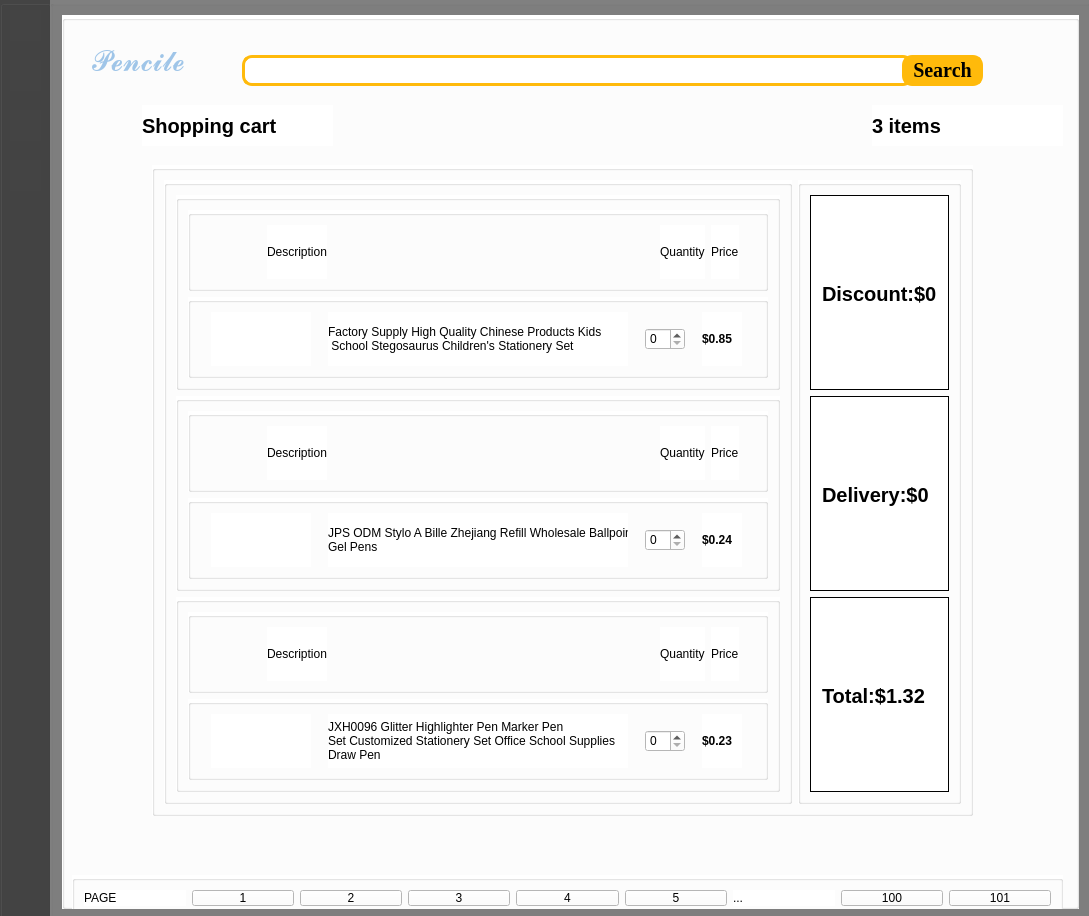
<?xml version="1.0" encoding="UTF-8"?>
<ui version="4.0">
 <class>Form</class>
 <widget class="QWidget" name="Form">
  <property name="geometry">
   <rect>
    <x>0</x>
    <y>0</y>
    <width>1089</width>
    <height>916</height>
   </rect>
  </property>
  <property name="windowTitle">
   <string>Form</string>
  </property>
  <property name="styleSheet">
   <string notr="true">background-color: #c3e2d0</string>
  </property>
  <widget class="QGroupBox" name="groupBox">
   <property name="geometry">
    <rect>
     <x>0</x>
     <y>0</y>
     <width>51</width>
     <height>921</height>
    </rect>
   </property>
   <property name="styleSheet">
    <string notr="true">background-color:#444444</string>
   </property>
   <property name="title">
    <string/>
   </property>
   <widget class="QLabel" name="label_3">
    <property name="geometry">
     <rect>
      <x>10</x>
      <y>10</y>
      <width>31</width>
      <height>31</height>
     </rect>
    </property>
    <property name="text">
     <string/>
    </property>
    <property name="pixmap">
     <pixmap>img/[CITYPNG.COM]HD White Angle Pencil Icon PNG - 1000x1000.png</pixmap>
    </property>
    <property name="scaledContents">
     <bool>true</bool>
    </property>
   </widget>
   <widget class="QPushButton" name="pushButton_15">
    <property name="geometry">
     <rect>
      <x>10</x>
      <y>60</y>
      <width>31</width>
      <height>31</height>
     </rect>
    </property>
    <property name="styleSheet">
     <string notr="true">border: none</string>
    </property>
    <property name="text">
     <string/>
    </property>
    <property name="icon">
     <iconset>
      <normaloff>img/icons8-home-50.png</normaloff>img/icons8-home-50.png</iconset>
    </property>
    <property name="iconSize">
     <size>
      <width>25</width>
      <height>25</height>
     </size>
    </property>
   </widget>
   <widget class="QPushButton" name="pushButton_16">
    <property name="geometry">
     <rect>
      <x>10</x>
      <y>110</y>
      <width>31</width>
      <height>31</height>
     </rect>
    </property>
    <property name="styleSheet">
     <string notr="true">border: none</string>
    </property>
    <property name="text">
     <string/>
    </property>
    <property name="icon">
     <iconset>
      <normaloff>img/_4E5F9257-C121-425C-BCD8-EDF1C92652CE_-removebg-preview.png</normaloff>img/_4E5F9257-C121-425C-BCD8-EDF1C92652CE_-removebg-preview.png</iconset>
    </property>
    <property name="iconSize">
     <size>
      <width>40</width>
      <height>40</height>
     </size>
    </property>
   </widget>
   <widget class="QPushButton" name="pushButton_17">
    <property name="geometry">
     <rect>
      <x>10</x>
      <y>160</y>
      <width>31</width>
      <height>31</height>
     </rect>
    </property>
    <property name="styleSheet">
     <string notr="true">border: none</string>
    </property>
    <property name="text">
     <string/>
    </property>
    <property name="icon">
     <iconset>
      <normaloff>img/—Pngtree—user icon_4479727.png</normaloff>img/—Pngtree—user icon_4479727.png</iconset>
    </property>
    <property name="iconSize">
     <size>
      <width>32</width>
      <height>32</height>
     </size>
    </property>
   </widget>
  </widget>
  <widget class="QGroupBox" name="groupBox_2">
   <property name="geometry">
    <rect>
     <x>50</x>
     <y>0</y>
     <width>1041</width>
     <height>921</height>
    </rect>
   </property>
   <property name="styleSheet">
    <string notr="true">background-color:#808080</string>
   </property>
   <property name="title">
    <string/>
   </property>
   <layout class="QVBoxLayout" name="verticalLayout">
    <item>
     <widget class="QGroupBox" name="groupBox_3">
      <property name="styleSheet">
       <string notr="true">background-color: white</string>
      </property>
      <property name="title">
       <string/>
      </property>
      <widget class="QTextEdit" name="textEdit">
       <property name="geometry">
        <rect>
         <x>180</x>
         <y>40</y>
         <width>671</width>
         <height>31</height>
        </rect>
       </property>
       <property name="font">
        <font>
         <family>Segoe Print</family>
        </font>
       </property>
       <property name="styleSheet">
        <string notr="true">border-radius: 10px;
border: 3px solid #ffba0b;</string>
       </property>
      </widget>
      <widget class="QLabel" name="label_4">
       <property name="geometry">
        <rect>
         <x>30</x>
         <y>20</y>
         <width>131</width>
         <height>51</height>
        </rect>
       </property>
       <property name="font">
        <font>
         <family>Sitka Banner</family>
         <pointsize>20</pointsize>
         <underline>false</underline>
         <strikeout>false</strikeout>
        </font>
       </property>
       <property name="styleSheet">
        <string notr="true">color: #9fc5e8;
background-color: transparent;</string>
       </property>
       <property name="text">
        <string>𝓟𝓮𝓷𝓬𝓲𝓵𝓮</string>
       </property>
      </widget>
      <widget class="QLabel" name="label_5">
       <property name="geometry">
        <rect>
         <x>80</x>
         <y>90</y>
         <width>191</width>
         <height>41</height>
        </rect>
       </property>
       <property name="font">
        <font>
         <pointsize>15</pointsize>
         <weight>75</weight>
         <bold>true</bold>
        </font>
       </property>
       <property name="text">
        <string>Shopping cart</string>
       </property>
      </widget>
      <widget class="QGroupBox" name="groupBox_11">
       <property name="geometry">
        <rect>
         <x>10</x>
         <y>860</y>
         <width>991</width>
         <height>43</height>
        </rect>
       </property>
       <property name="title">
        <string/>
       </property>
       <layout class="QHBoxLayout" name="horizontalLayout_2">
        <item>
         <widget class="QLabel" name="label_7">
          <property name="text">
           <string>PAGE</string>
          </property>
         </widget>
        </item>
        <item>
         <widget class="QPushButton" name="pushButton">
          <property name="text">
           <string>1</string>
          </property>
         </widget>
        </item>
        <item>
         <widget class="QPushButton" name="pushButton_2">
          <property name="text">
           <string>2</string>
          </property>
         </widget>
        </item>
        <item>
         <widget class="QPushButton" name="pushButton_3">
          <property name="text">
           <string>3</string>
          </property>
         </widget>
        </item>
        <item>
         <widget class="QPushButton" name="pushButton_4">
          <property name="text">
           <string>4</string>
          </property>
         </widget>
        </item>
        <item>
         <widget class="QPushButton" name="pushButton_5">
          <property name="text">
           <string>5</string>
          </property>
         </widget>
        </item>
        <item>
         <widget class="QLabel" name="label_30">
          <property name="text">
           <string>...</string>
          </property>
         </widget>
        </item>
        <item>
         <widget class="QPushButton" name="pushButton_12">
          <property name="text">
           <string>100</string>
          </property>
         </widget>
        </item>
        <item>
         <widget class="QPushButton" name="pushButton_13">
          <property name="text">
           <string>101</string>
          </property>
         </widget>
        </item>
       </layout>
      </widget>
      <widget class="QPushButton" name="pushButton_14">
       <property name="geometry">
        <rect>
         <x>840</x>
         <y>40</y>
         <width>81</width>
         <height>31</height>
        </rect>
       </property>
       <property name="font">
        <font>
         <family>Times New Roman</family>
         <pointsize>15</pointsize>
         <weight>75</weight>
         <bold>true</bold>
        </font>
       </property>
       <property name="styleSheet">
        <string notr="true">color: black;
background-color: #ffba0b;
border-radius: 10px;
border: 3px solid #ffba0b;
padding: 3px
</string>
       </property>
       <property name="text">
        <string>Search</string>
       </property>
      </widget>
      <widget class="QLabel" name="label_6">
       <property name="geometry">
        <rect>
         <x>810</x>
         <y>90</y>
         <width>191</width>
         <height>41</height>
        </rect>
       </property>
       <property name="font">
        <font>
         <pointsize>15</pointsize>
         <weight>75</weight>
         <bold>true</bold>
        </font>
       </property>
       <property name="text">
        <string>3 items</string>
       </property>
      </widget>
      <widget class="QGroupBox" name="groupBox_19">
       <property name="geometry">
        <rect>
         <x>90</x>
         <y>150</y>
         <width>821</width>
         <height>651</height>
        </rect>
       </property>
       <property name="styleSheet">
        <string notr="true"/>
       </property>
       <property name="title">
        <string/>
       </property>
       <layout class="QHBoxLayout" name="horizontalLayout_8">
        <item>
         <widget class="QGroupBox" name="groupBox_10">
          <property name="title">
           <string/>
          </property>
          <layout class="QVBoxLayout" name="verticalLayout_4">
           <item>
            <widget class="QGroupBox" name="groupBox_6">
             <property name="title">
              <string/>
             </property>
             <layout class="QVBoxLayout" name="verticalLayout_2">
              <item>
               <widget class="QGroupBox" name="groupBox_5">
                <property name="title">
                 <string/>
                </property>
                <layout class="QHBoxLayout" name="horizontalLayout_3">
                 <item>
                  <spacer name="horizontalSpacer">
                   <property name="orientation">
                    <enum>Qt::Horizontal</enum>
                   </property>
                   <property name="sizeType">
                    <enum>QSizePolicy::Maximum</enum>
                   </property>
                   <property name="sizeHint" stdset="0">
                    <size>
                     <width>70</width>
                     <height>20</height>
                    </size>
                   </property>
                  </spacer>
                 </item>
                 <item>
                  <widget class="QLabel" name="label_12">
                   <property name="text">
                    <string>Description</string>
                   </property>
                  </widget>
                 </item>
                 <item>
                  <spacer name="horizontalSpacer_2">
                   <property name="orientation">
                    <enum>Qt::Horizontal</enum>
                   </property>
                   <property name="sizeType">
                    <enum>QSizePolicy::Maximum</enum>
                   </property>
                   <property name="sizeHint" stdset="0">
                    <size>
                     <width>330</width>
                     <height>20</height>
                    </size>
                   </property>
                  </spacer>
                 </item>
                 <item>
                  <widget class="QLabel" name="label_13">
                   <property name="text">
                    <string>Quantity</string>
                   </property>
                  </widget>
                 </item>
                 <item>
                  <widget class="QLabel" name="label_14">
                   <property name="maximumSize">
                    <size>
                     <width>30</width>
                     <height>16777215</height>
                    </size>
                   </property>
                   <property name="text">
                    <string>Price</string>
                   </property>
                  </widget>
                 </item>
                 <item>
                  <spacer name="horizontalSpacer_4">
                   <property name="orientation">
                    <enum>Qt::Horizontal</enum>
                   </property>
                   <property name="sizeType">
                    <enum>QSizePolicy::Maximum</enum>
                   </property>
                   <property name="sizeHint" stdset="0">
                    <size>
                     <width>20</width>
                     <height>20</height>
                    </size>
                   </property>
                  </spacer>
                 </item>
                </layout>
               </widget>
              </item>
              <item>
               <widget class="QGroupBox" name="groupBox_4">
                <property name="maximumSize">
                 <size>
                  <width>16777215</width>
                  <height>100</height>
                 </size>
                </property>
                <property name="title">
                 <string/>
                </property>
                <layout class="QHBoxLayout" name="horizontalLayout">
                 <item>
                  <widget class="QLabel" name="label_10">
                   <property name="maximumSize">
                    <size>
                     <width>100</width>
                     <height>16777215</height>
                    </size>
                   </property>
                   <property name="styleSheet">
                    <string notr="true">border: none</string>
                   </property>
                   <property name="text">
                    <string/>
                   </property>
                   <property name="pixmap">
                    <pixmap>img/H01a2f22cd104462aa52a033f8b87f0d8S.webp</pixmap>
                   </property>
                   <property name="scaledContents">
                    <bool>true</bool>
                   </property>
                  </widget>
                 </item>
                 <item>
                  <widget class="QLabel" name="label">
                   <property name="maximumSize">
                    <size>
                     <width>300</width>
                     <height>16777215</height>
                    </size>
                   </property>
                   <property name="text">
                    <string>Factory Supply High Quality Chinese Products Kids
 School Stegosaurus Children's Stationery Set</string>
                   </property>
                  </widget>
                 </item>
                 <item>
                  <widget class="QSpinBox" name="spinBox">
                   <property name="maximumSize">
                    <size>
                     <width>40</width>
                     <height>16777215</height>
                    </size>
                   </property>
                  </widget>
                 </item>
                 <item>
                  <widget class="QLabel" name="label_15">
                   <property name="maximumSize">
                    <size>
                     <width>40</width>
                     <height>16777215</height>
                    </size>
                   </property>
                   <property name="font">
                    <font>
                     <weight>75</weight>
                     <bold>true</bold>
                    </font>
                   </property>
                   <property name="text">
                    <string>$0.85</string>
                   </property>
                  </widget>
                 </item>
                </layout>
               </widget>
              </item>
             </layout>
            </widget>
           </item>
           <item>
            <widget class="QGroupBox" name="groupBox_7">
             <property name="title">
              <string/>
             </property>
             <layout class="QVBoxLayout" name="verticalLayout_3">
              <item>
               <widget class="QGroupBox" name="groupBox_8">
                <property name="title">
                 <string/>
                </property>
                <layout class="QHBoxLayout" name="horizontalLayout_4">
                 <item>
                  <spacer name="horizontalSpacer_3">
                   <property name="orientation">
                    <enum>Qt::Horizontal</enum>
                   </property>
                   <property name="sizeType">
                    <enum>QSizePolicy::Maximum</enum>
                   </property>
                   <property name="sizeHint" stdset="0">
                    <size>
                     <width>70</width>
                     <height>20</height>
                    </size>
                   </property>
                  </spacer>
                 </item>
                 <item>
                  <widget class="QLabel" name="label_16">
                   <property name="text">
                    <string>Description</string>
                   </property>
                  </widget>
                 </item>
                 <item>
                  <spacer name="horizontalSpacer_5">
                   <property name="orientation">
                    <enum>Qt::Horizontal</enum>
                   </property>
                   <property name="sizeType">
                    <enum>QSizePolicy::Maximum</enum>
                   </property>
                   <property name="sizeHint" stdset="0">
                    <size>
                     <width>330</width>
                     <height>20</height>
                    </size>
                   </property>
                  </spacer>
                 </item>
                 <item>
                  <widget class="QLabel" name="label_17">
                   <property name="text">
                    <string>Quantity</string>
                   </property>
                  </widget>
                 </item>
                 <item>
                  <widget class="QLabel" name="label_18">
                   <property name="maximumSize">
                    <size>
                     <width>30</width>
                     <height>16777215</height>
                    </size>
                   </property>
                   <property name="text">
                    <string>Price</string>
                   </property>
                  </widget>
                 </item>
                 <item>
                  <spacer name="horizontalSpacer_6">
                   <property name="orientation">
                    <enum>Qt::Horizontal</enum>
                   </property>
                   <property name="sizeType">
                    <enum>QSizePolicy::Maximum</enum>
                   </property>
                   <property name="sizeHint" stdset="0">
                    <size>
                     <width>20</width>
                     <height>20</height>
                    </size>
                   </property>
                  </spacer>
                 </item>
                </layout>
               </widget>
              </item>
              <item>
               <widget class="QGroupBox" name="groupBox_9">
                <property name="maximumSize">
                 <size>
                  <width>16777215</width>
                  <height>100</height>
                 </size>
                </property>
                <property name="title">
                 <string/>
                </property>
                <layout class="QHBoxLayout" name="horizontalLayout_5">
                 <item>
                  <widget class="QLabel" name="label_21">
                   <property name="maximumSize">
                    <size>
                     <width>100</width>
                     <height>16777215</height>
                    </size>
                   </property>
                   <property name="styleSheet">
                    <string notr="true">border: none</string>
                   </property>
                   <property name="text">
                    <string/>
                   </property>
                   <property name="pixmap">
                    <pixmap>img/H5713cae493e343b5b450f16c47853f3ds.jpg_720x720q50.webp</pixmap>
                   </property>
                   <property name="scaledContents">
                    <bool>true</bool>
                   </property>
                  </widget>
                 </item>
                 <item>
                  <widget class="QLabel" name="label_19">
                   <property name="maximumSize">
                    <size>
                     <width>300</width>
                     <height>16777215</height>
                    </size>
                   </property>
                   <property name="text">
                    <string>JPS ODM Stylo A Bille Zhejiang Refill Wholesale Ballpoint 
Gel Pens</string>
                   </property>
                  </widget>
                 </item>
                 <item>
                  <widget class="QSpinBox" name="spinBox_2">
                   <property name="maximumSize">
                    <size>
                     <width>40</width>
                     <height>16777215</height>
                    </size>
                   </property>
                  </widget>
                 </item>
                 <item>
                  <widget class="QLabel" name="label_20">
                   <property name="maximumSize">
                    <size>
                     <width>40</width>
                     <height>16777215</height>
                    </size>
                   </property>
                   <property name="font">
                    <font>
                     <weight>75</weight>
                     <bold>true</bold>
                    </font>
                   </property>
                   <property name="text">
                    <string>$0.24</string>
                   </property>
                  </widget>
                 </item>
                </layout>
               </widget>
              </item>
             </layout>
            </widget>
           </item>
           <item>
            <widget class="QGroupBox" name="groupBox_12">
             <property name="title">
              <string/>
             </property>
             <layout class="QVBoxLayout" name="verticalLayout_5">
              <item>
               <widget class="QGroupBox" name="groupBox_13">
                <property name="title">
                 <string/>
                </property>
                <layout class="QHBoxLayout" name="horizontalLayout_6">
                 <item>
                  <spacer name="horizontalSpacer_7">
                   <property name="orientation">
                    <enum>Qt::Horizontal</enum>
                   </property>
                   <property name="sizeType">
                    <enum>QSizePolicy::Maximum</enum>
                   </property>
                   <property name="sizeHint" stdset="0">
                    <size>
                     <width>70</width>
                     <height>20</height>
                    </size>
                   </property>
                  </spacer>
                 </item>
                 <item>
                  <widget class="QLabel" name="label_22">
                   <property name="text">
                    <string>Description</string>
                   </property>
                  </widget>
                 </item>
                 <item>
                  <spacer name="horizontalSpacer_8">
                   <property name="orientation">
                    <enum>Qt::Horizontal</enum>
                   </property>
                   <property name="sizeType">
                    <enum>QSizePolicy::Maximum</enum>
                   </property>
                   <property name="sizeHint" stdset="0">
                    <size>
                     <width>330</width>
                     <height>20</height>
                    </size>
                   </property>
                  </spacer>
                 </item>
                 <item>
                  <widget class="QLabel" name="label_23">
                   <property name="text">
                    <string>Quantity</string>
                   </property>
                  </widget>
                 </item>
                 <item>
                  <widget class="QLabel" name="label_24">
                   <property name="maximumSize">
                    <size>
                     <width>30</width>
                     <height>16777215</height>
                    </size>
                   </property>
                   <property name="text">
                    <string>Price</string>
                   </property>
                  </widget>
                 </item>
                 <item>
                  <spacer name="horizontalSpacer_9">
                   <property name="orientation">
                    <enum>Qt::Horizontal</enum>
                   </property>
                   <property name="sizeType">
                    <enum>QSizePolicy::Maximum</enum>
                   </property>
                   <property name="sizeHint" stdset="0">
                    <size>
                     <width>20</width>
                     <height>20</height>
                    </size>
                   </property>
                  </spacer>
                 </item>
                </layout>
               </widget>
              </item>
              <item>
               <widget class="QGroupBox" name="groupBox_14">
                <property name="maximumSize">
                 <size>
                  <width>16777215</width>
                  <height>100</height>
                 </size>
                </property>
                <property name="title">
                 <string/>
                </property>
                <layout class="QHBoxLayout" name="horizontalLayout_7">
                 <item>
                  <widget class="QLabel" name="label_27">
                   <property name="maximumSize">
                    <size>
                     <width>100</width>
                     <height>16777215</height>
                    </size>
                   </property>
                   <property name="styleSheet">
                    <string notr="true">border: none</string>
                   </property>
                   <property name="text">
                    <string/>
                   </property>
                   <property name="pixmap">
                    <pixmap>img/Hdd262349d9cb418eab5f477693720eb7r.webp</pixmap>
                   </property>
                   <property name="scaledContents">
                    <bool>true</bool>
                   </property>
                  </widget>
                 </item>
                 <item>
                  <widget class="QLabel" name="label_25">
                   <property name="maximumSize">
                    <size>
                     <width>300</width>
                     <height>16777215</height>
                    </size>
                   </property>
                   <property name="text">
                    <string>JXH0096 Glitter Highlighter Pen Marker Pen
Set Customized Stationery Set Office School Supplies
Draw Pen</string>
                   </property>
                  </widget>
                 </item>
                 <item>
                  <widget class="QSpinBox" name="spinBox_3">
                   <property name="maximumSize">
                    <size>
                     <width>40</width>
                     <height>16777215</height>
                    </size>
                   </property>
                  </widget>
                 </item>
                 <item>
                  <widget class="QLabel" name="label_26">
                   <property name="maximumSize">
                    <size>
                     <width>40</width>
                     <height>16777215</height>
                    </size>
                   </property>
                   <property name="font">
                    <font>
                     <weight>75</weight>
                     <bold>true</bold>
                    </font>
                   </property>
                   <property name="text">
                    <string>$0.23</string>
                   </property>
                  </widget>
                 </item>
                </layout>
               </widget>
              </item>
             </layout>
            </widget>
           </item>
          </layout>
         </widget>
        </item>
        <item>
         <widget class="QGroupBox" name="groupBox_15">
          <property name="title">
           <string/>
          </property>
          <layout class="QVBoxLayout" name="verticalLayout_6">
           <item>
            <widget class="QGroupBox" name="groupBox_16">
             <property name="styleSheet">
              <string notr="true">border:1px solid black</string>
             </property>
             <property name="title">
              <string/>
             </property>
             <layout class="QVBoxLayout" name="verticalLayout_7">
              <item>
               <widget class="QLabel" name="label_11">
                <property name="font">
                 <font>
                  <pointsize>15</pointsize>
                  <weight>75</weight>
                  <bold>true</bold>
                 </font>
                </property>
                <property name="styleSheet">
                 <string notr="true">border:none</string>
                </property>
                <property name="text">
                 <string>Discount:$0</string>
                </property>
               </widget>
              </item>
             </layout>
            </widget>
           </item>
           <item>
            <widget class="QGroupBox" name="groupBox_17">
             <property name="styleSheet">
              <string notr="true">border:1px solid black</string>
             </property>
             <property name="title">
              <string/>
             </property>
             <layout class="QVBoxLayout" name="verticalLayout_8">
              <item>
               <widget class="QLabel" name="label_28">
                <property name="font">
                 <font>
                  <pointsize>15</pointsize>
                  <weight>75</weight>
                  <bold>true</bold>
                 </font>
                </property>
                <property name="styleSheet">
                 <string notr="true">border:none</string>
                </property>
                <property name="text">
                 <string>Delivery:$0</string>
                </property>
               </widget>
              </item>
             </layout>
            </widget>
           </item>
           <item>
            <widget class="QGroupBox" name="groupBox_18">
             <property name="styleSheet">
              <string notr="true">border:1px solid black</string>
             </property>
             <property name="title">
              <string/>
             </property>
             <layout class="QVBoxLayout" name="verticalLayout_9">
              <item>
               <widget class="QLabel" name="label_29">
                <property name="font">
                 <font>
                  <pointsize>15</pointsize>
                  <weight>75</weight>
                  <bold>true</bold>
                 </font>
                </property>
                <property name="styleSheet">
                 <string notr="true">border:none</string>
                </property>
                <property name="text">
                 <string>Total:$1.32</string>
                </property>
               </widget>
              </item>
             </layout>
            </widget>
           </item>
          </layout>
         </widget>
        </item>
       </layout>
      </widget>
     </widget>
    </item>
   </layout>
  </widget>
 </widget>
 <resources/>
 <connections/>
</ui>
